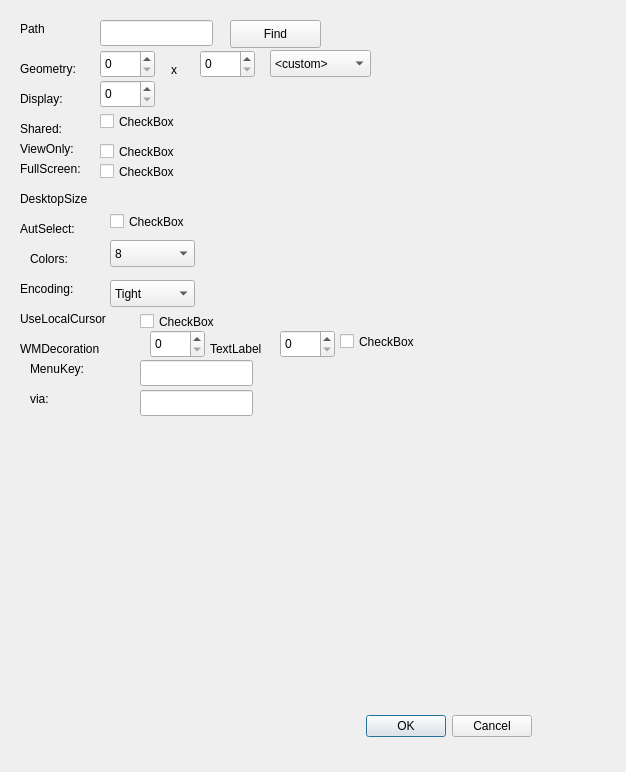
<?xml version="1.0" encoding="UTF-8"?>
<ui version="4.0">
 <class>Dialog</class>
 <widget class="QDialog" name="Dialog">
  <property name="geometry">
   <rect>
    <x>0</x>
    <y>0</y>
    <width>626</width>
    <height>772</height>
   </rect>
  </property>
  <property name="windowTitle">
   <string>Dialog</string>
  </property>
  <widget class="QDialogButtonBox" name="buttonBox">
   <property name="geometry">
    <rect>
     <x>150</x>
     <y>710</y>
     <width>382</width>
     <height>32</height>
    </rect>
   </property>
   <property name="standardButtons">
    <set>QDialogButtonBox::Cancel|QDialogButtonBox::Ok</set>
   </property>
  </widget>
  <widget class="QComboBox" name="comboBox_3">
   <property name="geometry">
    <rect>
     <x>110</x>
     <y>280</y>
     <width>85</width>
     <height>27</height>
    </rect>
   </property>
   <item>
    <property name="text">
     <string>Tight</string>
    </property>
   </item>
   <item>
    <property name="text">
     <string>ZRLE</string>
    </property>
   </item>
   <item>
    <property name="text">
     <string>hextile</string>
    </property>
   </item>
   <item>
    <property name="text">
     <string>raw</string>
    </property>
   </item>
  </widget>
  <widget class="QSpinBox" name="spinBox_3">
   <property name="geometry">
    <rect>
     <x>100</x>
     <y>80</y>
     <width>55</width>
     <height>28</height>
    </rect>
   </property>
  </widget>
  <widget class="QLabel" name="label_10">
   <property name="geometry">
    <rect>
     <x>30</x>
     <y>250</y>
     <width>61</width>
     <height>18</height>
    </rect>
   </property>
   <property name="text">
    <string>Colors:</string>
   </property>
  </widget>
  <widget class="QCheckBox" name="checkBox_5">
   <property name="geometry">
    <rect>
     <x>140</x>
     <y>310</y>
     <width>91</width>
     <height>23</height>
    </rect>
   </property>
   <property name="text">
    <string>CheckBox</string>
   </property>
  </widget>
  <widget class="QCheckBox" name="checkBox_2">
   <property name="geometry">
    <rect>
     <x>100</x>
     <y>140</y>
     <width>91</width>
     <height>23</height>
    </rect>
   </property>
   <property name="text">
    <string>CheckBox</string>
   </property>
  </widget>
  <widget class="QComboBox" name="comboBox">
   <property name="geometry">
    <rect>
     <x>270</x>
     <y>50</y>
     <width>101</width>
     <height>27</height>
    </rect>
   </property>
   <item>
    <property name="text">
     <string>&lt;custom&gt;</string>
    </property>
   </item>
   <item>
    <property name="text">
     <string>640x480</string>
    </property>
   </item>
   <item>
    <property name="text">
     <string>800x600</string>
    </property>
   </item>
   <item>
    <property name="text">
     <string>1024x768</string>
    </property>
   </item>
   <item>
    <property name="text">
     <string>1280x1024</string>
    </property>
   </item>
  </widget>
  <widget class="QLabel" name="label_9">
   <property name="geometry">
    <rect>
     <x>20</x>
     <y>190</y>
     <width>91</width>
     <height>18</height>
    </rect>
   </property>
   <property name="text">
    <string>DesktopSize</string>
   </property>
  </widget>
  <widget class="QLineEdit" name="lineEdit_2">
   <property name="geometry">
    <rect>
     <x>140</x>
     <y>390</y>
     <width>113</width>
     <height>26</height>
    </rect>
   </property>
  </widget>
  <widget class="QPushButton" name="pushButton">
   <property name="geometry">
    <rect>
     <x>230</x>
     <y>20</y>
     <width>91</width>
     <height>28</height>
    </rect>
   </property>
   <property name="text">
    <string>Find</string>
   </property>
  </widget>
  <widget class="QSpinBox" name="spinBox">
   <property name="geometry">
    <rect>
     <x>100</x>
     <y>50</y>
     <width>55</width>
     <height>28</height>
    </rect>
   </property>
  </widget>
  <widget class="QCheckBox" name="checkBox_6">
   <property name="geometry">
    <rect>
     <x>340</x>
     <y>330</y>
     <width>91</width>
     <height>23</height>
    </rect>
   </property>
   <property name="text">
    <string>CheckBox</string>
   </property>
  </widget>
  <widget class="QLabel" name="label_12">
   <property name="geometry">
    <rect>
     <x>20</x>
     <y>310</y>
     <width>111</width>
     <height>18</height>
    </rect>
   </property>
   <property name="text">
    <string>UseLocalCursor</string>
   </property>
  </widget>
  <widget class="QLabel" name="label_5">
   <property name="geometry">
    <rect>
     <x>20</x>
     <y>120</y>
     <width>61</width>
     <height>18</height>
    </rect>
   </property>
   <property name="text">
    <string>Shared:</string>
   </property>
  </widget>
  <widget class="QLineEdit" name="lineEdit_3">
   <property name="geometry">
    <rect>
     <x>140</x>
     <y>360</y>
     <width>113</width>
     <height>26</height>
    </rect>
   </property>
  </widget>
  <widget class="QLabel" name="label_8">
   <property name="geometry">
    <rect>
     <x>20</x>
     <y>220</y>
     <width>61</width>
     <height>18</height>
    </rect>
   </property>
   <property name="text">
    <string>AutSelect:</string>
   </property>
  </widget>
  <widget class="QCheckBox" name="checkBox_4">
   <property name="geometry">
    <rect>
     <x>110</x>
     <y>210</y>
     <width>91</width>
     <height>23</height>
    </rect>
   </property>
   <property name="text">
    <string>CheckBox</string>
   </property>
  </widget>
  <widget class="QComboBox" name="comboBox_2">
   <property name="geometry">
    <rect>
     <x>110</x>
     <y>240</y>
     <width>85</width>
     <height>27</height>
    </rect>
   </property>
   <item>
    <property name="text">
     <string>8</string>
    </property>
   </item>
   <item>
    <property name="text">
     <string>64</string>
    </property>
   </item>
   <item>
    <property name="text">
     <string>256</string>
    </property>
   </item>
   <item>
    <property name="text">
     <string>FullColor</string>
    </property>
   </item>
  </widget>
  <widget class="QLabel" name="label_2">
   <property name="geometry">
    <rect>
     <x>20</x>
     <y>60</y>
     <width>71</width>
     <height>18</height>
    </rect>
   </property>
   <property name="text">
    <string>Geometry:</string>
   </property>
  </widget>
  <widget class="QSpinBox" name="spinBox_5">
   <property name="geometry">
    <rect>
     <x>280</x>
     <y>330</y>
     <width>55</width>
     <height>28</height>
    </rect>
   </property>
  </widget>
  <widget class="QLabel" name="label_15">
   <property name="geometry">
    <rect>
     <x>30</x>
     <y>390</y>
     <width>61</width>
     <height>18</height>
    </rect>
   </property>
   <property name="text">
    <string>via:</string>
   </property>
  </widget>
  <widget class="QLabel" name="label_6">
   <property name="geometry">
    <rect>
     <x>20</x>
     <y>140</y>
     <width>61</width>
     <height>18</height>
    </rect>
   </property>
   <property name="text">
    <string>ViewOnly:</string>
   </property>
  </widget>
  <widget class="QSpinBox" name="spinBox_4">
   <property name="geometry">
    <rect>
     <x>150</x>
     <y>330</y>
     <width>55</width>
     <height>28</height>
    </rect>
   </property>
  </widget>
  <widget class="QLabel" name="label_7">
   <property name="geometry">
    <rect>
     <x>20</x>
     <y>160</y>
     <width>61</width>
     <height>18</height>
    </rect>
   </property>
   <property name="text">
    <string>FullScreen:</string>
   </property>
  </widget>
  <widget class="QLabel" name="label_13">
   <property name="geometry">
    <rect>
     <x>20</x>
     <y>340</y>
     <width>141</width>
     <height>18</height>
    </rect>
   </property>
   <property name="text">
    <string>WMDecoration</string>
   </property>
  </widget>
  <widget class="QLabel" name="label_16">
   <property name="geometry">
    <rect>
     <x>210</x>
     <y>340</y>
     <width>61</width>
     <height>18</height>
    </rect>
   </property>
   <property name="text">
    <string>TextLabel</string>
   </property>
  </widget>
  <widget class="QCheckBox" name="checkBox_3">
   <property name="geometry">
    <rect>
     <x>100</x>
     <y>160</y>
     <width>91</width>
     <height>23</height>
    </rect>
   </property>
   <property name="text">
    <string>CheckBox</string>
   </property>
  </widget>
  <widget class="QLabel" name="label_11">
   <property name="geometry">
    <rect>
     <x>20</x>
     <y>280</y>
     <width>61</width>
     <height>18</height>
    </rect>
   </property>
   <property name="text">
    <string>Encoding:</string>
   </property>
  </widget>
  <widget class="QCheckBox" name="checkBox">
   <property name="geometry">
    <rect>
     <x>100</x>
     <y>110</y>
     <width>91</width>
     <height>23</height>
    </rect>
   </property>
   <property name="text">
    <string>CheckBox</string>
   </property>
  </widget>
  <widget class="QLabel" name="label_14">
   <property name="geometry">
    <rect>
     <x>30</x>
     <y>360</y>
     <width>61</width>
     <height>18</height>
    </rect>
   </property>
   <property name="text">
    <string>MenuKey:</string>
   </property>
  </widget>
  <widget class="QLineEdit" name="lineEdit">
   <property name="geometry">
    <rect>
     <x>100</x>
     <y>20</y>
     <width>113</width>
     <height>26</height>
    </rect>
   </property>
  </widget>
  <widget class="QLabel" name="label">
   <property name="geometry">
    <rect>
     <x>20</x>
     <y>20</y>
     <width>61</width>
     <height>18</height>
    </rect>
   </property>
   <property name="text">
    <string>Path</string>
   </property>
  </widget>
  <widget class="QSpinBox" name="spinBox_2">
   <property name="geometry">
    <rect>
     <x>200</x>
     <y>50</y>
     <width>55</width>
     <height>28</height>
    </rect>
   </property>
  </widget>
  <widget class="QLabel" name="label_3">
   <property name="geometry">
    <rect>
     <x>171</x>
     <y>60</y>
     <width>20</width>
     <height>20</height>
    </rect>
   </property>
   <property name="text">
    <string>x</string>
   </property>
  </widget>
  <widget class="QLabel" name="label_4">
   <property name="geometry">
    <rect>
     <x>20</x>
     <y>90</y>
     <width>61</width>
     <height>18</height>
    </rect>
   </property>
   <property name="text">
    <string>Display:</string>
   </property>
  </widget>
 </widget>
 <resources/>
 <connections/>
</ui>
